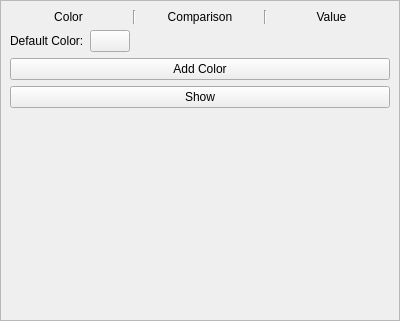
<?xml version="1.0" encoding="UTF-8"?>
<ui version="4.0">
 <class>WkfBM_RuleSet</class>
 <widget class="QWidget" name="WkfBM_RuleSet">
  <property name="geometry">
   <rect>
    <x>0</x>
    <y>0</y>
    <width>400</width>
    <height>321</height>
   </rect>
  </property>
  <property name="windowTitle">
   <string>WkfBM_RuleSet</string>
  </property>
  <layout class="QVBoxLayout" name="verticalLayout_2">
   <property name="leftMargin">
    <number>0</number>
   </property>
   <property name="topMargin">
    <number>0</number>
   </property>
   <property name="rightMargin">
    <number>0</number>
   </property>
   <property name="bottomMargin">
    <number>0</number>
   </property>
   <item>
    <widget class="QScrollArea" name="scrollArea">
     <property name="widgetResizable">
      <bool>true</bool>
     </property>
     <widget class="QWidget" name="scrollAreaWidgetContents">
      <property name="geometry">
       <rect>
        <x>0</x>
        <y>0</y>
        <width>398</width>
        <height>319</height>
       </rect>
      </property>
      <layout class="QVBoxLayout" name="verticalLayout">
       <item>
        <layout class="QHBoxLayout" name="labelsLayout">
         <item>
          <widget class="QLabel" name="colorLabel">
           <property name="text">
            <string>Color</string>
           </property>
           <property name="alignment">
            <set>Qt::AlignCenter</set>
           </property>
          </widget>
         </item>
         <item>
          <widget class="Line" name="line">
           <property name="orientation">
            <enum>Qt::Vertical</enum>
           </property>
          </widget>
         </item>
         <item>
          <widget class="QLabel" name="cmpLabel">
           <property name="text">
            <string>Comparison</string>
           </property>
           <property name="alignment">
            <set>Qt::AlignCenter</set>
           </property>
          </widget>
         </item>
         <item>
          <widget class="Line" name="line_2">
           <property name="orientation">
            <enum>Qt::Vertical</enum>
           </property>
          </widget>
         </item>
         <item>
          <widget class="QLabel" name="valueLabel">
           <property name="text">
            <string>Value</string>
           </property>
           <property name="alignment">
            <set>Qt::AlignCenter</set>
           </property>
          </widget>
         </item>
        </layout>
       </item>
       <item>
        <layout class="QVBoxLayout" name="rulesLayout" stretch="0,0,0,1">
         <item>
          <layout class="QHBoxLayout" name="defaultColorLayout">
           <item>
            <widget class="QLabel" name="defaultColorLabel">
             <property name="text">
              <string>Default Color:</string>
             </property>
            </widget>
           </item>
           <item>
            <widget class="UtQtColorButton" name="defaultColorButton">
             <property name="contextMenuPolicy">
              <enum>Qt::ActionsContextMenu</enum>
             </property>
             <property name="autoDefault">
              <bool>false</bool>
             </property>
             <property name="default">
              <bool>false</bool>
             </property>
            </widget>
           </item>
           <item>
            <spacer name="horizontalSpacer">
             <property name="orientation">
              <enum>Qt::Horizontal</enum>
             </property>
             <property name="sizeHint" stdset="0">
              <size>
               <width>40</width>
               <height>20</height>
              </size>
             </property>
            </spacer>
           </item>
          </layout>
         </item>
         <item>
          <widget class="QPushButton" name="addColorButton">
           <property name="text">
            <string>Add Color</string>
           </property>
           <property name="autoDefault">
            <bool>false</bool>
           </property>
           <property name="default">
            <bool>false</bool>
           </property>
          </widget>
         </item>
         <item>
          <widget class="QPushButton" name="showButton">
           <property name="text">
            <string>Show</string>
           </property>
           <property name="autoDefault">
            <bool>false</bool>
           </property>
           <property name="default">
            <bool>false</bool>
           </property>
          </widget>
         </item>
         <item>
          <spacer name="verticalSpacer">
           <property name="orientation">
            <enum>Qt::Vertical</enum>
           </property>
           <property name="sizeHint" stdset="0">
            <size>
             <width>20</width>
             <height>40</height>
            </size>
           </property>
          </spacer>
         </item>
        </layout>
       </item>
      </layout>
     </widget>
    </widget>
   </item>
  </layout>
 </widget>
 <customwidgets>
  <customwidget>
   <class>UtQtColorButton</class>
   <extends>QPushButton</extends>
   <header>UtQtColorButton.hpp</header>
  </customwidget>
 </customwidgets>
 <tabstops>
  <tabstop>scrollArea</tabstop>
  <tabstop>addColorButton</tabstop>
  <tabstop>showButton</tabstop>
 </tabstops>
 <resources/>
 <connections/>
</ui>
